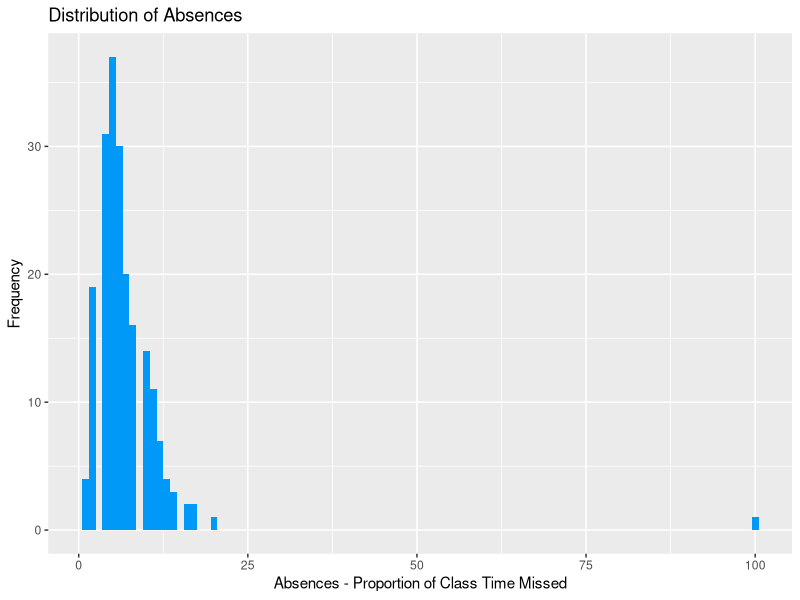
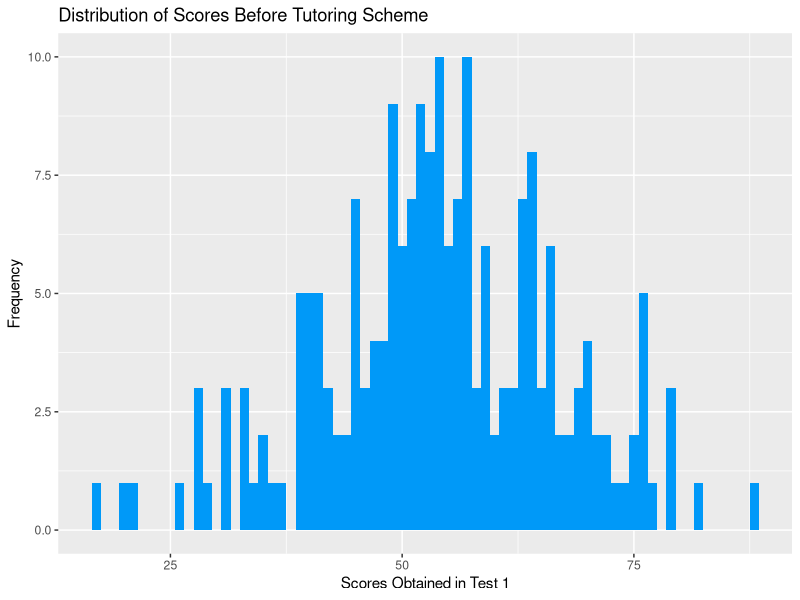
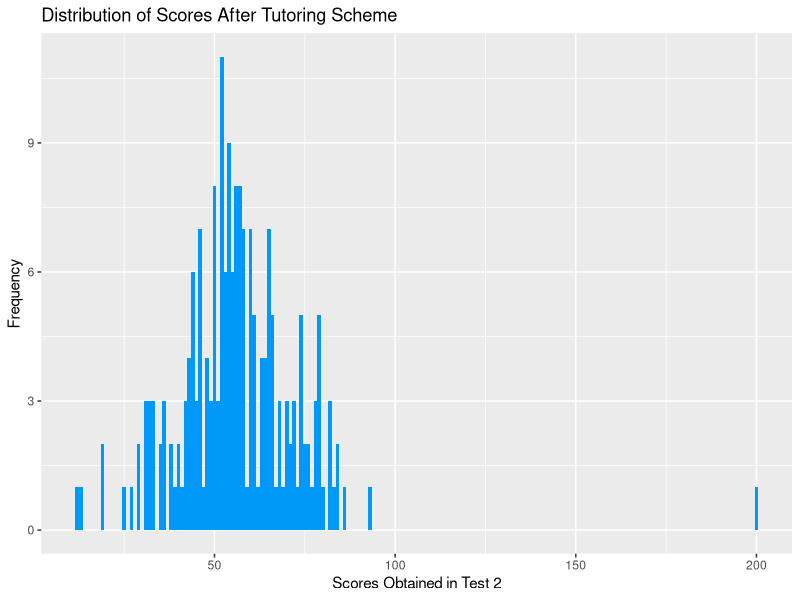
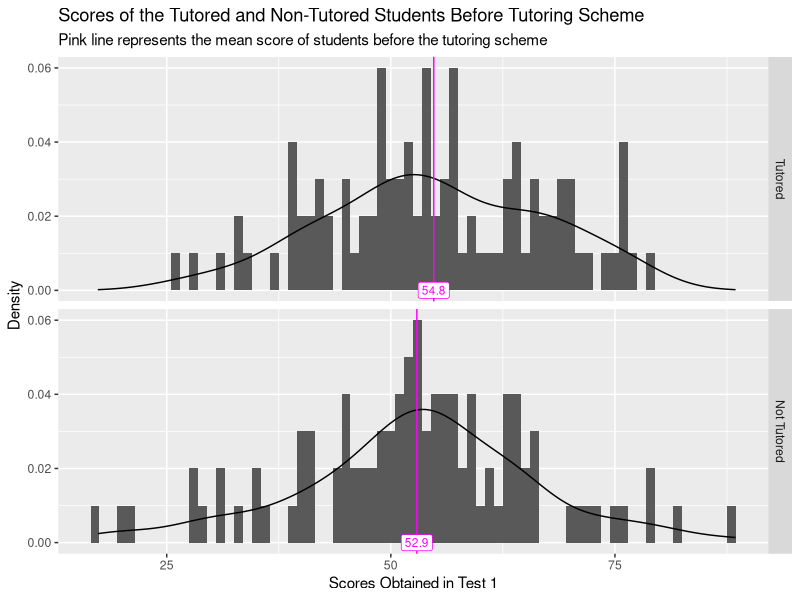
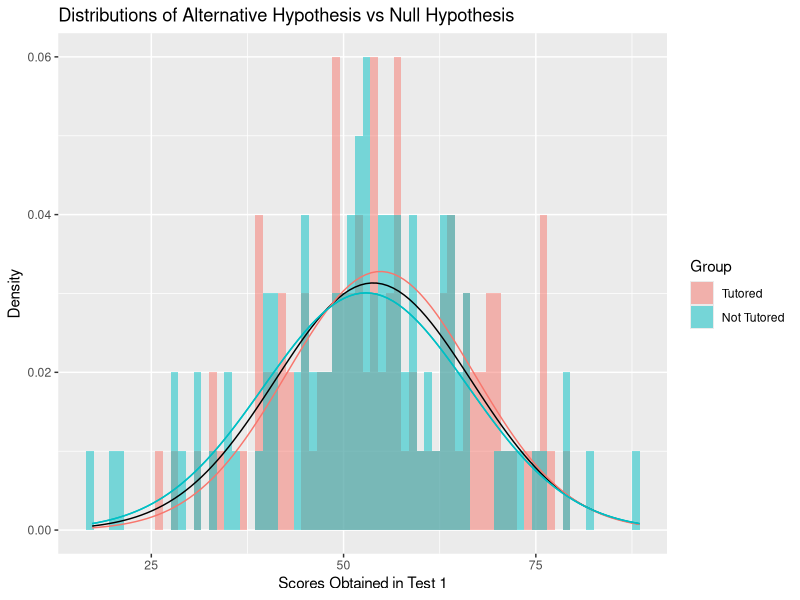
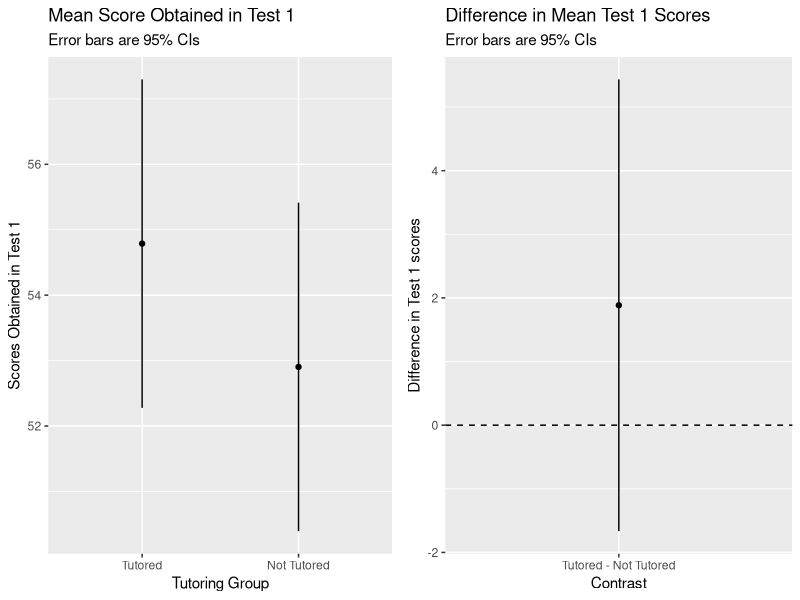
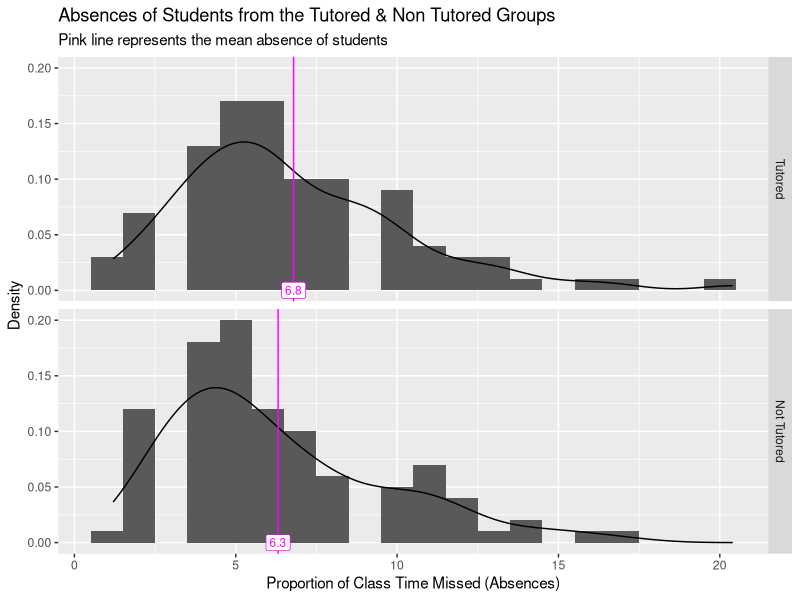
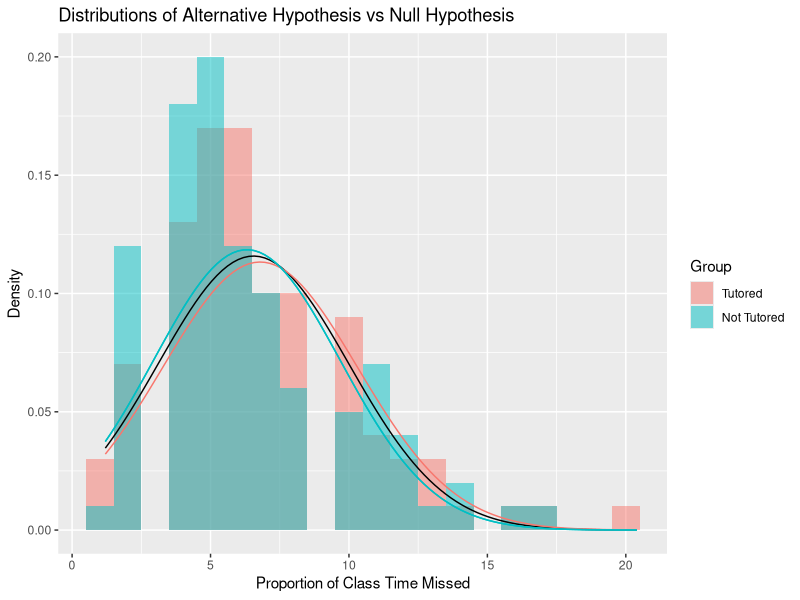

Generate these figures, in order, with R:
## ---- chunk 1
#loading required packages & libraries
library(tidyverse)
library(dplyr)
library(emmeans)
library(gridExtra)
library(Hmisc)
library(car)
library(psych)
options(width=100)
## ---- chunk 2
#Reading dataset
tutoring_data <- read_csv("sample_data/tutoring_test_data.csv")

#Checking the structure of the tutoring_data object and it's constituents
str(tutoring_data)

#From the objective it is clear that the absences, tutoring, score.t1 and score.t2 columns are important for the analysis. The datatypes assigned to these columns appear to be appropriate based on the data they contain.  

#Checking summary statistics of the dataset
summary(tutoring_data)

#From the summary we notice that only score.t2 column has 1 missing value. We also noticed that score.t2 column  has a max value of 200, which seems to be much larger than the mean. Plotting the data to visualize and understand better. 

#Checking the distribution of the continuous, numeric data columns - absences, score.t1 and score.t2
ggplot(tutoring_data) + geom_histogram(aes(x=absences), binwidth = 1, fill = "#0099F8") + labs(x="Absences - Proportion of Class Time Missed", y="Frequency", title="Distribution of Absences")

#An outlier is observed, there seems to be a very small portion of students that have missed 100% of class time most of the students have missed between 1% and 20% of class time. But in the context of the objective, it is possible for a student to have missed 100% of class time due to certain circumstances, hence this outlier will be not be addressed. 

ggplot(tutoring_data) + geom_histogram(aes(x=score.t1), binwidth = 1, fill = "#0099F8") + labs(x="Scores Obtained in Test 1", y="Frequency", title="Distribution of Scores Before Tutoring Scheme")

#No outliers can be observed from the visualization.

ggplot(tutoring_data)  + geom_histogram(aes(x=score.t2), binwidth = 1, fill = "#0099F8") + labs(x="Scores Obtained in Test 2", y="Frequency", title="Distribution of Scores After Tutoring Scheme")

#An outlier is observed, once again a small portion of students seemed to have scored a mark of 200. Since the rest of the class have scored between 0 - 100, this appears to be the usual range of marks obtained in a test, hence the outlier will be addressed. 

#Addressing missing data
subset(tutoring_data, is.na(tutoring_data$score.t2))

#Only 1 student has missing Test 2 score. We cannot assume a student who has a missing Test 2 score received a zero in the test, because it could also be a data entry error or he/she might've missed the exam due to special circumstances. Since it is just 1 student omitting this record from the data will not impact our analysis to a large degree.
tutoring_data <- na.omit(tutoring_data)

#Addressing outliers
filter(tutoring_data, score.t2 == 200)

#Only 1 student has a Test 2 score of 200. Since only 1 student has a Test 2 score of 200, this is most likely a case of incorrect data entry. The rest of the students have not scored above 100, thus it is assumed that 100 is the maximum mark. Hence removing this record from the data seems logical and since it is only 1 record it will not affect the statistical analysis significantly. 

tutoring_data <- filter(tutoring_data, score.t2<=100) 

#Checking discrete/categorical data 
count(tutoring_data, tutoring)

#The count for each category add up to the number of rows in the dataset. 
## ---- chunk 3
#Labeling the tutoring column in the dataset with a different column
tutoring_data <- tutoring_data %>% 
  mutate(Group=factor(tutoring, levels=c("TRUE", "FALSE"), labels=c("Tutored", "Not Tutored")))

#Summarizing the average score for both groups
( mean_score_student_groups <- tutoring_data %>% group_by(Group) %>% summarise(Mean_Score = mean(score.t1), Standard_Deviation = sd(score.t1), n = n()) )

#Plotting the average test 1 scores for the two groups of students before the tutoring scheme
ggplot(tutoring_data, aes(score.t1, ..density..))  + geom_histogram(binwidth = 1)  + geom_density() + facet_grid(Group~.)+ geom_vline(data = mean_score_student_groups, aes(xintercept = Mean_Score), col = "magenta") + geom_label(data = mean_score_student_groups, aes(x = Mean_Score, y = 0, label = round(Mean_Score, digits = 1)), colour = "magenta", size = 3) +
labs(x="Scores Obtained in Test 1", y="Density", title="Scores of the Tutored and Non-Tutored Students Before Tutoring Scheme", subtitle = "Pink line represents the mean score of students before the tutoring scheme")

#As observed from the above plots there is a difference in average test scores received for each group, although we will now test if the difference is significant or not. In order to perform the next round of statistical analysis, the data should ideally be normally distributed. The plots for both groups show that the data is symmetric around the mean and is normally distributed. 

#NHST Approach - Testing for the null hypothesis (Difference in average test scores for the two groups is zero)
t.test(score.t1 ~ Group, data = tutoring_data)

#The above t test shows that the difference in average test scores for the two groups is not significantly greater than 0 since the p value > 0.05. T value being small supplements this deduction hence we cannot reject the null hypothesis. (t(197) = 1.04, p = 0.29)

#Plotting the likelihood of distributions of the 2 tutoring groups along with the likelihood of distribution for the null hypothesis
colours <- scales::hue_pal()(2)
ggplot(tutoring_data, aes(x=score.t1)) + 
	geom_histogram(aes(y=..density..,fill=Group), position="identity", alpha=0.5, binwidth=1) +
	stat_function(fun=function(x) {dnorm(x, mean=mean(tutoring_data$score.t1), sd=sd(tutoring_data$score.t1))}) +
	stat_function(fun=function(x) {dnorm(x, mean=mean_score_student_groups$Mean_Score[1], sd=mean_score_student_groups$Standard_Deviation[1])}, col=colours[1]) +
	stat_function(aes(group=Group), fun=function(x) {dnorm(x, mean=mean_score_student_groups$Mean_Score[2], sd=mean_score_student_groups$Standard_Deviation[2])}, col=colours[2]) + 
	labs(x="Scores Obtained in Test 1", y="Density", fill="Group", title = "Distributions of Alternative Hypothesis vs Null Hypothesis")

#The above plot clearly shows that the likelihood of distribution of the tutored and non tutored groups are similar and are not significantly different from the likelihood of distribution for the null hypothesis. 

#Estimation Approach - estimating the size of the difference in average test scores for the two tutoring groups
#Creating a linear model object for the two student groups 
m.scoret1.by.group <- lm(score.t1~Group, data=tutoring_data)

#Estimating the marginal mean Test 1 score for both the student groups along with the confidence intervals for the means of both groups
(  m.scoret1.by.group.emm <- emmeans(m.scoret1.by.group, ~Group)  )

#Estimated mean Test 1 score for tutoring group - 54.8 95% CI [52.3 - 57.3] and estimated mean Test 1 score for the non tutored group - 52.9 95% CI [50.4 - 55.4]

#Estimating the difference in mean Test 1 scores for the two groups along with the confidence intervals for the difference in means
(  m.scoret1.by.group.contrast <- confint(pairs(m.scoret1.by.group.emm))  )

#The estimated difference in mean Test 1 scores of the two groups is 1.88 however this difference is not significant. Further we cannot be fully confident about this estimate since 0 is a part of the 95% CI [-1.67 - 5.43]. 

#Plotting the CI for the two groups and the difference in CI
grid.arrange(
    ggplot(summary(m.scoret1.by.group.emm), aes(x=Group, y=emmean, ymin=lower.CL, ymax=upper.CL)) + 
        geom_point() + geom_linerange() + 
        labs(y="Scores Obtained in Test 1", x="Tutoring Group", subtitle="Error bars are 95% CIs", title="Mean Score Obtained in Test 1"), 
    ggplot(m.scoret1.by.group.contrast, aes(x=contrast, y=estimate, ymin=lower.CL, ymax=upper.CL)) + 
        geom_point() + geom_linerange() + 
        labs(y="Difference in Test 1 scores", x="Contrast", subtitle="Error bars are 95% CIs", title="Difference in Mean Test 1 Scores")  +
        geom_hline(yintercept=0, lty=2),
    ncol=2
)

#The left plot shows that mean score obtained in Test 1 is higher for the tutored group when compared to the non tutored group. The right plot  shows that the difference in mean scores for both the groups is not significantly greater than 0 since 0 is included in the 95% CI [-1.67 - 5.43]. 
## ---- chunk 4
#Summarizing the average absence for both groups
( mean_absence_student_groups <- tutoring_data %>% group_by(Group) %>% summarise(Mean_Absence = mean(absences), Standard_Deviation = sd(absences), n = n()) )

#Plotting the average absences for the two tutoring groups 
ggplot(tutoring_data, aes(absences, ..density..))  + geom_histogram(binwidth = 1) + geom_density() + facet_grid(Group~.)+ geom_vline(data = mean_absence_student_groups, aes(xintercept = Mean_Absence), col = "magenta") + geom_label(data = mean_absence_student_groups, aes(x = Mean_Absence, y = 0, label = round(Mean_Absence, digits = 1)), colour = "magenta", size = 3) +
labs(x="Proportion of Class Time Missed (Absences)", y="Density", title="Absences of Students from the Tutored & Non Tutored Groups", subtitle = "Pink line represents the mean absence of students")

#As observed from the above plots there is a slight difference in average absences for each group, although we will now test if the difference is significant or not. In order to perform the next round of statistical analysis, the data should ideally be normally distributed. The plots for both groups show that is normally distributed.

#NHST Approach - Testing for the null hypothesis (difference in average absences for both the tutoring groups is 0)
t.test(absences ~ Group, data = tutoring_data)

#The above t test shows that the difference in average absences for the two tutoring groups is not significantly greater than 0 since p value > 0.05. T value being small supplements this deduction, hence we cannot reject the null hypothesis. (t(198) = 1, p = 0.32)

#Plotting the likelihood distribution of the 2 tutoring groups along with the likelihood distribution of the null hypothesis
ggplot(tutoring_data, aes(x=absences)) + 
	geom_histogram(aes(y=..density..,fill=Group), position="identity", alpha=0.5, binwidth=1) +
	stat_function(fun=function(x) {dnorm(x, mean=mean(tutoring_data$absences), sd=sd(tutoring_data$absences))}) +
	stat_function(fun=function(x) {dnorm(x, mean=mean_absence_student_groups$Mean_Absence[1], sd=mean_absence_student_groups$Standard_Deviation[1])}, col=colours[1]) +
	stat_function(aes(group=Group), fun=function(x) {dnorm(x, mean=mean_absence_student_groups$Mean_Absence[2], sd=mean_absence_student_groups$Standard_Deviation[2])}, col=colours[2]) + 
	labs(x="Proportion of Class Time Missed", y="Density", fill="Group", title = "Distributions of Alternative Hypothesis vs Null Hypothesis")

#The above plot clearly shows that the likelihood distribution of the tutored and non tutored groups are similar and are not significantly different from the likelihood distribution of the null hypothesis. 

#Estimation Approach - estimating the size of the difference in average absences for the two student groups
#Creating a linear model object for the two student groups 
m.absence.by.group <- lm(absences~Group, data=tutoring_data)

#Estimating the marginal mean absence for both the student groups along with the confidence intervals for the means of both groups
(  m.absence.by.group.emm <- emmeans(m.absence.by.group, ~Group)  )

#Estimated mean absence for tutored group - 6.79 95% CI [6.11 - 7.47] and estimated mean absence for non tutored group - 6.31 95% CI [5.63 - 6.99]

#Estimating the difference in mean absence for the two groups along with the confidence intervals for the difference in means
(  m.absence.by.group.contrast <- confint(pairs(m.absence.by.group.emm))  )

#The estimated difference in mean absences of the two groups is 0.48, however this difference is not significant. Further we cannot be fully confident about this estimate since 0 is included in the 95% CI [-0.481 - 1.44]. 

#Plotting the CI for the two groups and the difference in CI
grid.arrange(
    ggplot(summary(m.absence.by.group.emm), aes(x=Group, y=emmean, ymin=lower.CL, ymax=upper.CL)) + 
        geom_point() + geom_linerange() + 
        labs(y="Absences", x="Tutoring Group", subtitle="Error bars are 95% CIs", title="Average Absence"), 
    ggplot(m.absence.by.group.contrast, aes(x=contrast, y=estimate, ymin=lower.CL, ymax=upper.CL)) + 
        geom_point() + geom_linerange() + 
        labs(y="Difference in average absences", x="Contrast", subtitle="Error bars are 95% CIs", title="Difference in Average Absence")  +
        geom_hline(yintercept=0, lty=2),
    ncol=2
)

#The left plot shows that mean absence for the tutored group is higher than the mean absence for the non tutored group. The right plot  shows that the difference in mean absences for both the groups is not significantly greater than 0 since 0 lies in the 95% CI [-0.481 - 1.44]. 

## ---- chunk 5
#Adding a column in the dataset to record change in scores 
tutoring_data <- tutoring_data %>% mutate(Score_Change = score.t2 - score.t1)

#Summarizing the average change in score for both groups
( mean_score_change_student_groups <- tutoring_data %>% group_by(Group) %>% summarise(Mean_ScoreChange = mean(Score_Change), Standard_Deviation = sd(Score_Change), n = n()) )

#Testing the effect of the two student groups on the change in scores
m.scorechange.by.group <- lm(Score_Change~Group, data=tutoring_data)
anova(m.scorechange.by.group)

#The function anova() tests whether the variable Group has a significant effect on the change in scores. Due to the extremely small p value < 0.05 and the large F values = 25.8 we can be confident that the group to which a student belongs significantly impacts the change in scores. 

#Plotting the average change in scores for the two groups of students 
ggplot(tutoring_data, aes(Score_Change, ..density..))  + geom_histogram(binwidth = 1)  + geom_density() + facet_grid(Group~.) + geom_vline(data = mean_score_change_student_groups, aes(xintercept = Mean_ScoreChange), col = "magenta") + geom_label(data = mean_score_change_student_groups, aes(x = Mean_ScoreChange, y = 0, label = round(Mean_ScoreChange, digits = 1)), colour = "magenta", size = 3) + labs(x="Change in Score", y="Density", title="Change in Score of Students from the Tutored & Non Tutored Groups", subtitle = "Pink line represents the mean change in score of students")

#As observed from the above plots there is a difference in average change in score for both groups, although we will now test how significant is the effect of tutoring on change in scores. In order to perform the next round of statistical analysis, the data should ideally be normally distributed. The plots for both groups show that is normally distributed.

#NHST Approach - Testing for the null hypothesis (difference in average change in scores for the two tutoring groups is 0)
t.test(Score_Change ~ Group, data = tutoring_data)

#The above t test shows that the difference in average change in scores for the two groups is  significantly greater than 0 since p value < 0.0001. Hence we can reject the null hypothesis. (t(194) = 5.08, p< 0.0001)

#Plotting the likelihood distribution of the 2 tutoring groups along with what the distribution of the null hypothesis
ggplot(tutoring_data, aes(x=Score_Change)) + 
	geom_histogram(aes(y=..density..,fill=Group), position="identity", alpha=0.5, binwidth=1) +
	stat_function(fun=function(x) {dnorm(x, mean=mean(tutoring_data$Score_Change), sd=sd(tutoring_data$Score_Change))}) +
	stat_function(fun=function(x) {dnorm(x, mean=mean_score_change_student_groups$Mean_ScoreChange[1], sd=mean_score_change_student_groups$Standard_Deviation[1])}, col=colours[1]) +
	stat_function(aes(group=Group), fun=function(x) {dnorm(x, mean=mean_score_change_student_groups$Mean_ScoreChange[2], sd=mean_score_change_student_groups$Standard_Deviation[2])}, col=colours[2]) + 
	labs(x="Change in Scores", y="Density", fill="Group", title = "Distributions of Alternative Hypothesis vs Null Hypothesis")

#The plot clearly shows that the likelihood distributions of the tutored and non tutored groups for change in scores are different and are therefore significantly different from the likelihood distribution of the null hypothesis. 

#Estimation Approach - estimating the size of the difference in average change in scores for the two student groups
#Estimating the mean change in score for both the student groups along with the confidence intervals for the means of both groups
(  m.scorechange.by.group.emm <- emmeans(m.scorechange.by.group, ~Group)  )

#Estimated mean change in score for tutoring group - 3.77 95% CI [2.61 - 4.92] and estimated mean change in score for non tutored group - -0.44 95% CI [-1.59 - 0.71]

#Estimating the difference in mean change in score for the two groups along with the confidence intervals for the difference in means
(  m.scorechange.by.group.contrast <- confint(pairs(m.scorechange.by.group.emm))  )

#The estimated difference in mean change in score of the two tutoring groups is 4.21. We can be confident about this estimate because 0 does not fall within the 95% CI [2.57 - 5.84]. 

#Plotting the CI for the two groups and the difference in CI
grid.arrange(
    ggplot(summary(m.scorechange.by.group.emm), aes(x=Group, y=emmean, ymin=lower.CL, ymax=upper.CL)) + 
        geom_point() + geom_linerange() + 
        labs(y="Change in Score", x="Tutoring Group", subtitle="Error bars are 95% CIs", title="Average Change in Scores"), 
    ggplot(m.scorechange.by.group.contrast, aes(x=contrast, y=estimate, ymin=lower.CL, ymax=upper.CL)) + 
        geom_point() + geom_linerange() + 
        labs(y="Difference in average change in score", x="Contrast", subtitle="Error bars are 95% CIs", title="Difference in Average Change in Scores")  +
        geom_hline(yintercept=0, lty=2),
    ncol=2
)

#The left plot shows that mean change in score for the tutored group is higher than the mean change in score for the non tutored group. The right plot  shows that the difference in mean change in score for both the groups is significantly greater than 0 since 0 doesn't lie in the 95% CI [2.57 - 5.84]. 
## ---- chunk 6
#Creating a linear model to check if absence has any effect on change in scores
m.scorechange.by.absence <- lm(Score_Change ~ absences, data = tutoring_data)
#NHST approach - testing for null hypothesis (slope between absence and change in scores is 0)
summary(m.scorechange.by.absence)

#By looking into the above summary since the p value > 0.05 for the estimated slope between absence and change in score tells, the relationship between them is not statistically significant. Hence we cannot reject the null hypothesis. (t(198) = -0.59, p = 0.55)

#Estimation approach
cbind(coefficient=coef(m.scorechange.by.absence), confint(m.scorechange.by.absence))

#By looking into the regression coefficients along with the confidence intervals, we cannot be fully confident about the estimated slope between absence and change in score, since the 0 lies within the 95% CI [-0.32 - 0.17], hence absence isn't a significant predictor of change in score. 

#Creating a linear model to look into the combined effect of absence and tutoring on change in scores. 
m.scorechange.by.absence.tutoring <- lm(Score_Change ~ absences + Group, data = tutoring_data)
summary(m.scorechange.by.absence.tutoring)

#The summary of the combined effect of absence and tutoring group shows that only tutoring group is a significant predictor of change in scores since the p value < 0.0001 (t(197) = -5.13, p<0.0001) for the slope between tutoring group and change in score. The p value > 0.05 (t(197) = -0.98, p = 0.32) for absences in the combined model tells us that the estimation of slope between absences and change in scores is not statistically significant. 

summary(m.scorechange.by.group)
summary(m.scorechange.by.absence)

#When comparing the regression coefficients and p values of absence (slope = -0.11 & p = 0.32) and tutoring group (slope = -4.2 & p<0.0001 (p= 0.000067)) when both are present in the model, compared to when we look into their individual effect of absence (slope = -0.07 & p = 0.55) and tutoring group (slope = -4.2 & p<0.0001 (p = 0.000086)) we notice that the coefficient values have smaller coefficients and bigger p values for both the variables. Beta coefficients are not reliable (changing), thus it is likely that there is some multicollinearity between the variables.  

#Checking if multicollinearity between variable needs action
vif(m.scorechange.by.absence.tutoring)

#As deduced earlier, the VIF function further demonstrates that there is no multicollinearity between absence and tutoring group since the VIF values for both is below the threshold 5. Now they can be tested for interactivity. 

#Creating a linear model to look into the interactivity between absence and tutoring group
m.scorechange.by.absence.tutoring.intr <- lm(Score_Change ~ absences * Group, data = tutoring_data)
summary(m.scorechange.by.absence.tutoring.intr)

#When looking into the above summary of the interaction the beta coefficient for absences:GroupNot Tutored shows us that there is a negative interaction between absences and tutoring group when predicting change in scores. However this is not a significant interaction since the p value > 0.05 (t(196) = -0.143, p = 0.88). 

#Plotting the main effects and interaction effects of both absences and tutoring group
p1 <- mutate(tutoring_data,
       main.hat = predict(m.scorechange.by.absence.tutoring, tutoring_data),
       intr.hat = predict(m.scorechange.by.absence.tutoring.intr, tutoring_data)) %>%
ggplot() +
    geom_line(aes(absences, main.hat, colour = Group), size = 1) +
  labs(x = "Proportion of Class Time Missed (absences)", y = "Prediction (Change In Score)", subtitle = "Main Effects", colour = "Tutoring Group")

p2 <- mutate(tutoring_data,
       main.hat = predict(m.scorechange.by.absence.tutoring, tutoring_data),
       intr.hat = predict(m.scorechange.by.absence.tutoring.intr, tutoring_data)) %>%
  ggplot() +
    geom_line(aes(absences, intr.hat, colour = Group), size = 1) +
  labs(x = "Proportion of Class Time Missed (absences)" , y = "Prediction (Change In Score)", subtitle = "Interaction Effects", colour = "Tutoring Group")

grid.arrange(p1, p2)

#From the above plots it can be observed that the slope of lines present in the main effects plot and the interaction effects plot are the same, hence there is no interaction effect between absences & tutoring group. The predicted change in score will be the same for a given proportion of class time missed irrespective of whether a student belongs to the tutored or non tutored group. 
